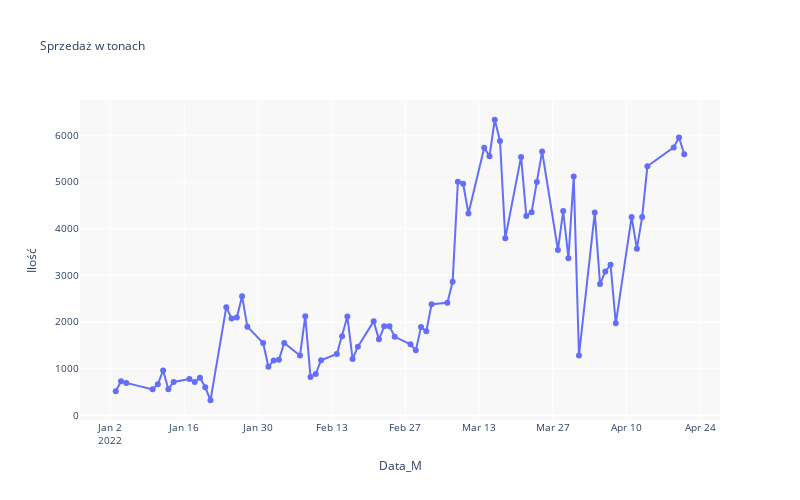

This figure's notebook cell:
### Code cell
fig = raport_all.plot.line(x='Data_M',y='Ilość',title='Sprzedaż w tonach',width=800, height=500,markers=True)
fig.update_layout(plot_bgcolor='#F8F8F8',font_size=10,title_font_size=12)
fig.show()
